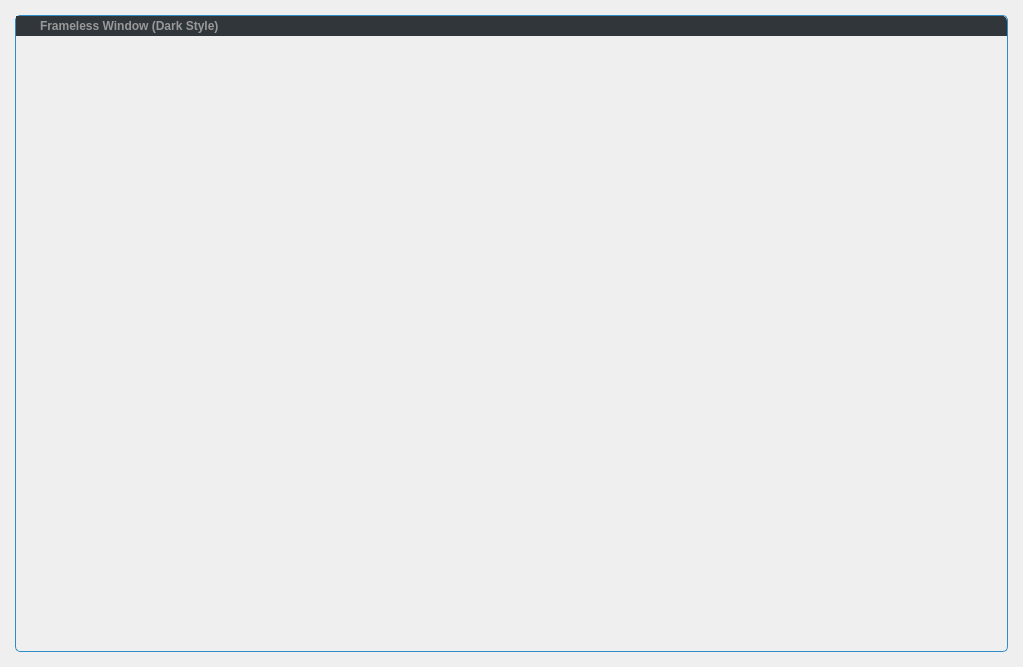
<?xml version="1.0" encoding="UTF-8"?>
<ui version="4.0">
 <class>FramelessWindow</class>
 <widget class="QWidget" name="FramelessWindow">
  <property name="geometry">
   <rect>
    <x>0</x>
    <y>0</y>
    <width>1023</width>
    <height>667</height>
   </rect>
  </property>
  <property name="windowTitle">
   <string/>
  </property>
  <property name="autoFillBackground">
   <bool>false</bool>
  </property>
  <layout class="QVBoxLayout" name="verticalLayout_2">
   <property name="spacing">
    <number>0</number>
   </property>
   <property name="leftMargin">
    <number>15</number>
   </property>
   <property name="topMargin">
    <number>15</number>
   </property>
   <property name="rightMargin">
    <number>15</number>
   </property>
   <property name="bottomMargin">
    <number>15</number>
   </property>
   <item>
    <widget class="QWidget" name="windowFrame" native="true">
     <property name="autoFillBackground">
      <bool>false</bool>
     </property>
     <property name="styleSheet">
      <string notr="true">#windowFrame{border:1px solid palette(highlight); border-radius:5px 5px 5px 5px; background-color:palette(Window);}</string>
     </property>
     <layout class="QVBoxLayout" name="verticalLayout">
      <property name="spacing">
       <number>0</number>
      </property>
      <property name="leftMargin">
       <number>1</number>
      </property>
      <property name="topMargin">
       <number>1</number>
      </property>
      <property name="rightMargin">
       <number>1</number>
      </property>
      <property name="bottomMargin">
       <number>1</number>
      </property>
      <item>
       <widget class="WindowDragger" name="windowTitlebar" native="true">
        <property name="sizePolicy">
         <sizepolicy hsizetype="Preferred" vsizetype="Fixed">
          <horstretch>0</horstretch>
          <verstretch>0</verstretch>
         </sizepolicy>
        </property>
        <property name="minimumSize">
         <size>
          <width>0</width>
          <height>0</height>
         </size>
        </property>
        <property name="styleSheet">
         <string notr="true">#windowTitlebar{border: 0px none palette(base); border-top-left-radius:5px; border-top-right-radius:5px; background-color:#31363b; height:20px;}</string>
        </property>
        <layout class="QHBoxLayout" name="horizontalLayout" stretch="0,1,0">
         <property name="spacing">
          <number>0</number>
         </property>
         <property name="leftMargin">
          <number>0</number>
         </property>
         <property name="topMargin">
          <number>0</number>
         </property>
         <property name="rightMargin">
          <number>0</number>
         </property>
         <property name="bottomMargin">
          <number>0</number>
         </property>
         <item>
          <widget class="QLabel" name="icon">
           <property name="minimumSize">
            <size>
             <width>16</width>
             <height>0</height>
            </size>
           </property>
           <property name="maximumSize">
            <size>
             <width>16</width>
             <height>16777215</height>
            </size>
           </property>
           <property name="contextMenuPolicy">
            <enum>Qt::NoContextMenu</enum>
           </property>
           <property name="styleSheet">
            <string notr="true">background-color: #31363b;
border-radius: 0px;</string>
           </property>
          </widget>
         </item>
         <item>
          <widget class="QLabel" name="titleText">
           <property name="font">
            <font>
             <weight>75</weight>
             <bold>true</bold>
            </font>
           </property>
           <property name="styleSheet">
            <string notr="true">  padding-left:5px;
  color:rgb(153,153,153);</string>
           </property>
           <property name="text">
            <string>Frameless Window (Dark Style)</string>
           </property>
           <property name="alignment">
            <set>Qt::AlignLeading|Qt::AlignLeft|Qt::AlignVCenter</set>
           </property>
          </widget>
         </item>
         <item>
          <layout class="QHBoxLayout" name="horizontalLayout_2">
           <property name="spacing">
            <number>0</number>
           </property>
           <property name="rightMargin">
            <number>0</number>
           </property>
           <item>
            <widget class="QPushButton" name="minButton">
             <property name="maximumSize">
              <size>
               <width>20</width>
               <height>20</height>
              </size>
             </property>
             <property name="styleSheet">
              <string notr="true">#minButton {
    background-color: #31363b;
    border-width: 0px;
    padding: 0px;
    margin: 0px;
    border-radius: 0px;
    image: url(:images/min.png);
}

#minButton:focus {
    image: url(:images/min.png);
}

#minButton:hover {
    image: url(:images/min_hover.png);
}

#minButton:pressed {
    padding-top: -15px;
    padding-bottom: -17px;
}</string>
             </property>
             <property name="text">
              <string/>
             </property>
            </widget>
           </item>
           <item>
            <widget class="QPushButton" name="maxButton">
             <property name="minimumSize">
              <size>
               <width>20</width>
               <height>20</height>
              </size>
             </property>
             <property name="maximumSize">
              <size>
               <width>20</width>
               <height>20</height>
              </size>
             </property>
             <property name="styleSheet">
              <string notr="true">#maxButton {
    background-color: #31363b;
    border-width: 0px;
    padding: 0px;
    margin: 0px;
    border-radius: 0px;
    image: url(:images/max.png);
}

#maxButton:focus {
    image: url(:images/max.png);
}

#maxButton:hover {
    image: url(:images/max_hover.png);
}

#maxButton:pressed {
    padding-top: -15px;
    padding-bottom: -17px;
}</string>
             </property>
             <property name="text">
              <string/>
             </property>
            </widget>
           </item>
           <item>
            <widget class="QPushButton" name="restoreButton">
             <property name="minimumSize">
              <size>
               <width>20</width>
               <height>20</height>
              </size>
             </property>
             <property name="maximumSize">
              <size>
               <width>20</width>
               <height>20</height>
              </size>
             </property>
             <property name="styleSheet">
              <string notr="true">#restoreButton {
    background-color: #31363b;
    border-width: 0px;
    padding: 0px;
    margin: 0px;
    border-radius: 0px;
    image: url(:images/restore.png);
}

#restoreButton:focus {
    image: url(:images/restore.png);
}

#maxButton:hover {
    image: url(:images/restore_hover.png);
}

#restoreButton:pressed {
    padding-top: -15px;
    padding-bottom: -17px;
}</string>
             </property>
             <property name="text">
              <string/>
             </property>
            </widget>
           </item>
           <item>
            <widget class="QPushButton" name="closeButton">
             <property name="minimumSize">
              <size>
               <width>20</width>
               <height>20</height>
              </size>
             </property>
             <property name="maximumSize">
              <size>
               <width>20</width>
               <height>20</height>
              </size>
             </property>
             <property name="styleSheet">
              <string notr="true">#closeButton {
    background-color: #31363b;
    border-width: 0px;
    padding: 0px;
    margin: 0px;
    border-radius: 0px;
    image: url(:images/close.png);
}

#closeButton:focus {
    image: url(:images/close.png);
}

#closeButton:hover {
    image: url(:images/close_hover.png);
}

#closeButton:pressed {
    padding-top: -15px;
    padding-bottom: -17px;
}</string>
             </property>
             <property name="text">
              <string/>
             </property>
            </widget>
           </item>
           <item>
            <widget class="QWidget" name="widget" native="true">
             <property name="minimumSize">
              <size>
               <width>3</width>
               <height>0</height>
              </size>
             </property>
             <property name="maximumSize">
              <size>
               <width>3</width>
               <height>16777215</height>
              </size>
             </property>
            </widget>
           </item>
          </layout>
         </item>
        </layout>
       </widget>
      </item>
      <item>
       <widget class="QWidget" name="windowContent" native="true">
        <property name="autoFillBackground">
         <bool>false</bool>
        </property>
        <property name="styleSheet">
         <string notr="true">#windowContent{
  border: 0px none palette(base);
  border-radius:0px 0px 5px 5px;
}</string>
        </property>
       </widget>
      </item>
     </layout>
    </widget>
   </item>
  </layout>
 </widget>
 <layoutdefault spacing="6" margin="11"/>
 <customwidgets>
  <customwidget>
   <class>WindowDragger</class>
   <extends>QWidget</extends>
   <header>windowdragger.h</header>
   <container>1</container>
  </customwidget>
 </customwidgets>
 <resources/>
 <connections/>
</ui>
